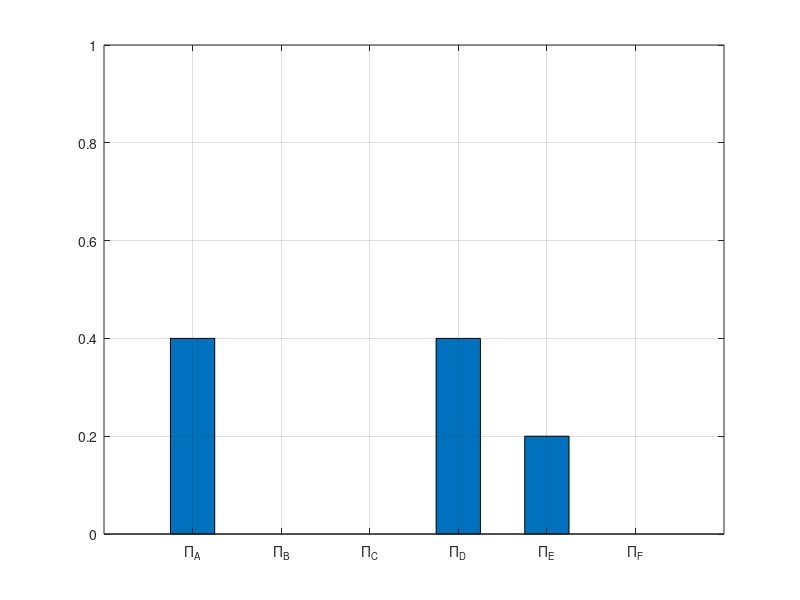

MATLAB code for this plot: (Note: this script raises an error after producing the figure.)


n=6;

e=[1,1,1,1,1,1]';
a=[0;0;0;0;0;0]; %hanging

alphas=0.0:0.075:1;
T=100000;
m=2;
M=[0,0,0,1,1,0;0,0,0,0,0,1;0,1,0,0,0,0;1,0,0,0,0,0;0,0,0,1,0,0;1,1,1,1,1,1];
M(5,2)=mod(m,2);%removes conection between E->B
H=M;
for ii=1:n
    checker=0;
    for jj=1:n
        if(H(ii,jj)==1)
            checker=checker+1;
        end
    end
    if(checker~=0)
        H(ii,:)=H(ii,:)/checker;
    end

end
D=1/n*a*e';
Hprim=H+D;
for t=1:length(alphas)
    alpha=alphas(t);
    G=(1-alpha)*Hprim+alpha/n*e*e';
    Gt=G^T;
    ploter=1:6;
    %% PLOT

    bar(ploter',Gt(1,:),0.5);
    xlabel="state";
    ylabel="probability";
    axis([0,7,0,1]);
    xticklabels({'\Pi_A','\Pi_B','\Pi_C','\Pi_D','\Pi_E','\Pi_F'})
    grid on;


    %% GIF UTILITIES
    set(gcf,'color','w'); % set figure background to white
    drawnow;
    frame = getframe(1);
    im = frame2im(frame);
    [imind,cm] = rgb2ind(im,256);
    outfile = '2stationary.gif';


    % On the first loop, create the file. In subsequent loops, append.
    if t==1
        imwrite(imind,cm,outfile,'gif','DelayTime',0,'loopcount',inf);
    else
        imwrite(imind,cm,outfile,'gif','DelayTime',0,'writemode','append');
    end
end
